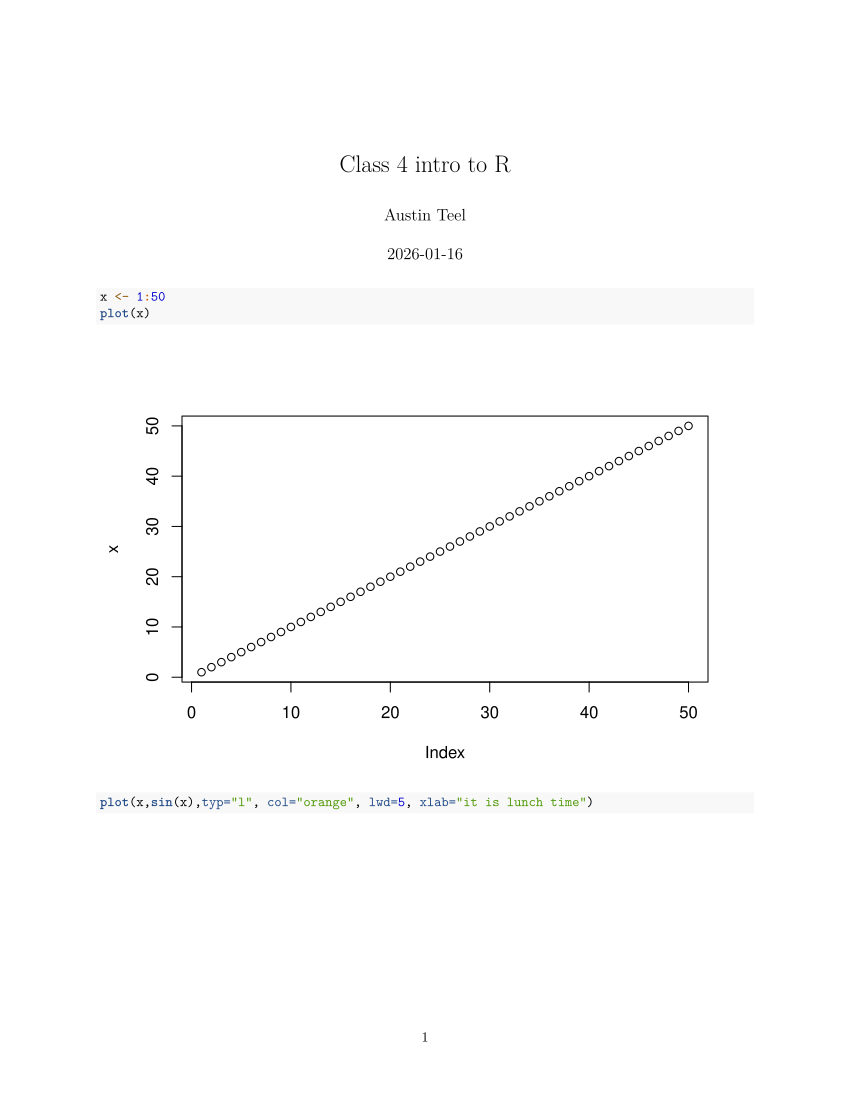

This chart was generated by the following R code:
#' ---
#' title: "Class 4 intro to R"
#' author: "Austin Teel"
#' ---

x <- 1:50
plot(x)
plot(x,sin(x),typ="l", col="orange", lwd=5, xlab="it is lunch time")
